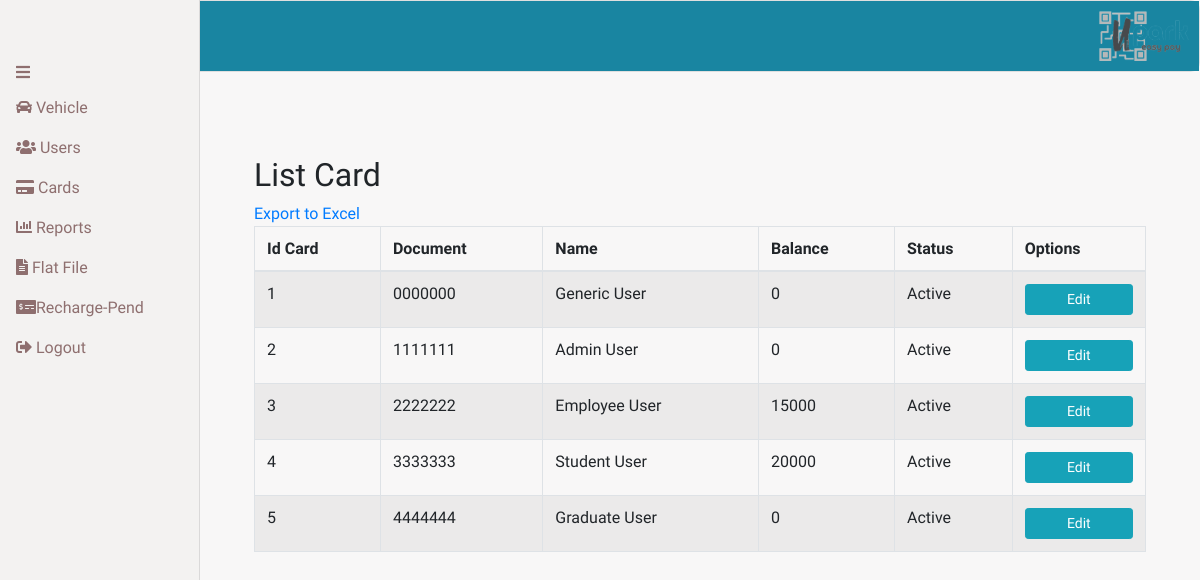
/card/, run on the app's committed database.
### uparkapp/models.py (models this page shows, shortened)
class Card (models.Model):
    idCard = models.AutoField(primary_key=True)
    idPerson= models.ForeignKey(Person, null=False, on_delete=models.CASCADE)
    balance = models.IntegerField()
    status = models.CharField(max_length=1, default='A', choices=card_status)

class Person (models.Model):
    idPerson = models.AutoField(primary_key=True)
    documentId = models.CharField(max_length=20, unique= True, null=False, blank=False)
    firstName = models.CharField(max_length=50, null=False, blank=False)
    lastName = models.CharField(max_length=50, null=False, blank=False)
    phone  = models.CharField(max_length=10, null=False, blank=False)
    mail =  models.CharField(max_length=100, unique = True, null=False, blank=False)
    dateOfBirth = models.DateField(null=False, blank=False)
    personType = models.CharField(max_length=1, choices=person_type, null=False, blank=False)
    password = models.CharField(max_length=500, null=False, blank=False)

### uparkapp/views.py (the view)
# urls.py: path('card/',appViews.card),
def card(request):
    cardList= Card.objects.filter(status = 'A').order_by("idCard")
    return render (request, 'card.html',{"Card": cardList})

### uparkapp/templates/card.html (shortened to what this page needs)
{% extends "./navigator.html" %} {% block title %} uPark {% endblock %} {% block body %}
<body>
  <div class="container">
    <div class="container mt-4">
      <table class="table table-bordered table-query table-striped">
        <thead>
          <tr colspan="4">
            <h2>List Card</h2>
          </tr>
          <tr>
            <th scope="col">Id Card</th>
            <th scope="col">Document</th>
            <th scope="col">Name</th>
            <th scope="col">Balance</th>
            <th scope="col">Status</th>
            <th scope="col" colspan="1">Options</th>
          </tr>
        </thead>
        <a href="/reportCard">Export to Excel</a>
        <tbody>
          {% for c in Card %}
          <tr>
            <td>{{c.idCard}}</td>
            <td>{{c.idPerson.documentId}}</td>
            <td>{{c.idPerson.firstName}} {{c.idPerson.lastName}}</td>
            <td>{{c.balance}}</td>
            <td>
              {% if c.status == 'A' %}
                Active
              {% elif c.status == 'I' %}
                Inactive
              {% else %}
                Other status
              {% endif %}
            </td>
            <td>
              <a
                href="/editCard/{{c.idCard}}"
                class="btn btn-sm btn-block btn-info btn-block"
                >Edit</a
              >
            </td>
          </tr>
          {% endfor %}
        </tbody>
      </table>
    </div>
  </div>
</body>
{% endblock %}

### uparkapp/templates/navigator.html (style rules this page uses)
body { font-family: Rajdhani !important; background-color: #f8f7f7; }
.container { flex-wrap: nowrap | wrap | wrap-reverse; }

### data on the page
Card: idCard "1", idPerson.documentId "0000000", idPerson.firstName "Generic", idPerson.lastName "User", balance "0", status "Active"
Card: idCard "2", idPerson.documentId "1111111", idPerson.firstName "Admin", idPerson.lastName "User", balance "0", status "Active"
Card: idCard "3", idPerson.documentId "2222222", idPerson.firstName "Employee", idPerson.lastName "User", balance "15000", status "Active"
Card: idCard "4", idPerson.documentId "3333333", idPerson.firstName "Student", idPerson.lastName "User", balance "20000", status "Active"
Card: idCard "5", idPerson.documentId "4444444", idPerson.firstName "Graduate", idPerson.lastName "User", balance "0", status "Active"
